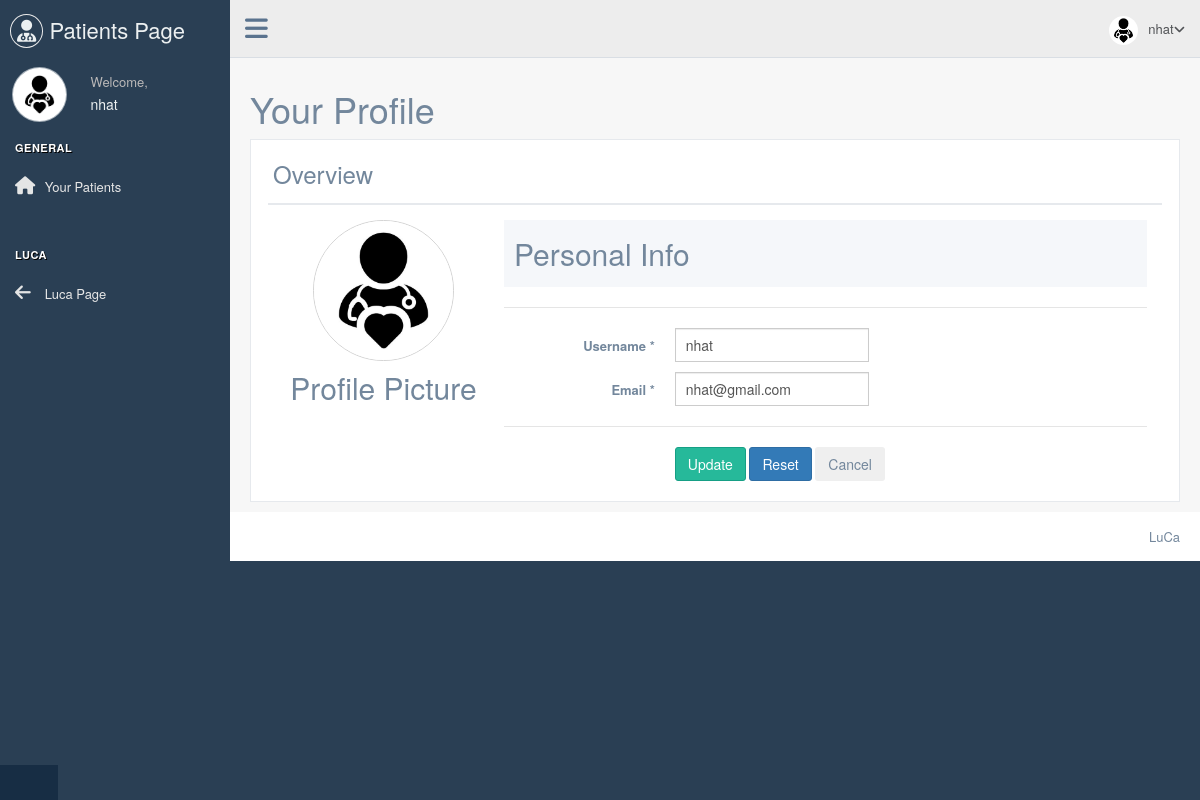
Page /users/profile (signed in) on the committed database.
### app/base/models.py (models this page shows, shortened)
class User(db.Model, UserMixin):
    __tablename__ = 'User'
    id = Column(Integer, primary_key=True)
    username = Column(String(20), unique=True, nullable=False)
    email = Column(String(50), unique=True, nullable=False)
    password = Column(String(60), nullable=False)
    picture = Column(String(20), nullable=False, default='default.jpg')
    patients = db.relationship('Patient', backref='doctor', lazy=True)

### app/users/routes.py (the view, shortened to what this page needs)
@blueprint.route('/profile', methods=['GET', 'POST'])
@login_required
def users_profile():
    form = UpdateAccountForm()
    if 'cancel' in request.form:
        return redirect(url_for('users_blueprint.users_profile'))
    elif request.method == 'GET':
        form.username.data = current_user.username
        form.email.data = current_user.email
    return render_template('users_profile.html', title='Your Profile', form=form)

### app/users/forms.py (shortened to what this page needs)
class UpdateAccountForm(FlaskForm):
    username = StringField('Username', validators=[DataRequired(), Length(min=2, max=20)])
    email = StringField('Email', validators=[DataRequired(), Email()])
    picture = FileField('User Picture')
    submit = SubmitField('Update')
    cancel = SubmitField('Cancel')

### app/__init__.py (called while the page is built)
def configure_database(app):
    @app.before_first_request
    def initialize_database():
        db.create_all()
    @app.teardown_request
    def shutdown_session(exception=None):
        db.session.remove()

def apply_themes(app):
    @app.context_processor
    def override_url_for():
        return dict(url_for=_generate_url_for_theme)
    def _generate_url_for_theme(endpoint, **values):
        if endpoint.endswith('static'):
            themename = values.get('theme', None) or \
                        app.config.get('DEFAULT_THEME', None)
            if themename:
                theme_file = "{}/{}".format(themename, values.get('filename', ''))
                if path.isfile(path.join(app.static_folder, theme_file)):
                    values['filename'] = theme_file
        return url_for(endpoint, **values)
    @app.after_request
    def add_header(response):
        response.cache_control.max_age = 0
        return response

### app/base/models.py (called while the page is built)
@login_manager.user_loader
def user_loader(user_id):
    return User.query.get(int(user_id))

### app/users/templates/users_profile.html (shortened to what this page needs)
{% extends "base_site.html" %}
{% block stylesheets %}
  {{ super() }}
{% endblock stylesheets %}
{% block content %}
  <div class="right_col" role="main">
    <div class="">
      <div class="page-title">
        <div class="title_left">
          <h1>Your Profile</h1>
        </div>
      </div>
      <div class="clearfix"></div>
      <div class="row">
        <div class="col-md-12 col-sm-12 col-xs-12">
          <div class="x_panel">
            <div class="x_title">
              <h3>Overview</h3>
            </div>
            <div class="x_content">
              <form class="form-horizontal form-label-left" id="users-profile" action="" method="POST" enctype="multipart/form-data">
                <div class="col-md-3 col-sm-3 col-xs-12 profile_left">
                  <div class="picture-upload">
                    <img class="picture-now" src="{{ url_for('static', filename='profile_pics/' + current_user.picture) }}" alt="{{ current_user.picture }}"/>
                  </div>
                  <h2 class="text-center">Profile Picture</h2>
                </div>
                <div class="col-md-9 col-sm-9 col-xs-12">
                  <div class="profile_title">
                    <div class="col-md-12">
                      <h2>Personal Info</h2>
                    </div>
                  </div>
                  <div class="ln_solid"></div>
                  <div class="item form-group" >
                    <label class="control-label col-md-3 col-sm-3 col-xs-12">{{ form.username.label }} <span class="required">*</span>
                    </label>
                    <div class="col-md-4 col-sm-4 col-xs-12">
                      {{ form.username(class="form-control col-md-7 col-xs-12") }}
                    </div>
                    <div class="control-label col-md-5 col-sm-5 col-xs-12">
                    </div>
                  </div>
                  <div class="item form-group" >
                    <label class="control-label col-md-3 col-sm-3 col-xs-12">{{ form.email.label }} <span class="required">*</span>
                    </label>
                    <div class="col-md-4 col-sm-4 col-xs-12">
                      {{ form.email(class="form-control col-md-7 col-xs-12") }}
                    </div>
                    <div class="control-label col-md-5 col-sm-5 col-xs-12">
                    </div>
                  </div>
                  <div class="ln_solid"></div>
                  <div class="form-group">
                    <div class="col-md-6 col-md-offset-3">
                      {{ form.submit(class="btn btn-success") }}
                      <button class="btn btn-primary" type="reset">Reset</button>
                      {{ form.cancel(class="btn btn-secondary", formnovalidate=True) }}
                    </div>
                  </div>
                </div>
              </form>
            </div>
          </div>
        </div>
      </div>
    </div>
  </div>
{% endblock content %}

### app/base/templates/site_template/sidebar.html (shortened to what this page needs)
<div class="left_col scroll-view">
  <div class="navbar nav_title" style="border: 0;">
    <a href="{{ url_for('home_blueprint.index') }}" class="site_title"><i class="fa fa-user-md"></i> <span>Patients Page</span></a>
  </div>
  <div class="profile clearfix">
    <div class="profile_pic">
      {% if current_user.picture %}
        <img src="{{ url_for('static', filename='profile_pics/' + current_user.picture) }}" alt="..." class="img-circle profile_img" style="width:55px; height:55px; border-radius:50%;">
      {% else %}
        <img src="{{ url_for('static', filename='profile_pics/default.png') }}" class="img-circle profile_img">
      {% endif %}
    </div>
    <div class="profile_info">
      <span>Welcome,</span>
      <h2> {{ current_user.username }} </h2>
    </div>
  </div>
  <br />
  <div id="sidebar-menu" class="main_menu_side hidden-print main_menu">
    <div class="menu_section">
      <h3>General</h3>
      <ul class="nav side-menu">
        <li><a href="/home/index"><i class="fa fa-home"></i> Your Patients </a>
      </ul>
    </div>
    <div class="menu_section">
      <h3>LuCa</h3>
      <ul class="nav side-menu">
        <li><a href="{{ url_for('base_blueprint.home') }}"><i class="fa fa-arrow-left"></i> Luca Page </a>
        </li>
      </ul>
    </div>
  </div>
  <div class="sidebar-footer hidden-small">
    <a data-toggle="tooltip" data-placement="top" title="Logout" href="login">
      <span class="glyphicon glyphicon-off" aria-hidden="true"></span>
    </a>
  </div>
</div>

### app/base/templates/site_template/top_navigation.html (shortened to what this page needs)
<div class="nav_menu" style="margin-bottom:0;">
  <nav>
    <div class="nav toggle">
      <a id="menu_toggle"><i class="fa fa-bars"></i></a>
    </div>
    <ul class="nav navbar-nav navbar-right">
      <li class="">
        <a href="javascript:;" class="user-profile dropdown-toggle" data-toggle="dropdown" aria-expanded="false">
          {% if current_user.picture %}
            <img src="{{ url_for('static', filename='profile_pics/' + current_user.picture) }}" alt="...">{{ current_user.username }}<span class=" fa fa-angle-down"></span>
          {% else %}
            <img src="{{ url_for('static', filename='profile_pics/default.png') }}">{{ current_user.username }}<span class=" fa fa-angle-down"></span>
          {% endif %}
        </a>
      </li>
    </ul>
  </nav>
</div>

### app/base/static/css/modified.css (style rules this page uses)
.picture-upload { position: relative; width: 70%; border: 1px solid #D3D3D3; border-radius: 50%; margin-left: auto; margin-right: auto; text-align: center; }
.picture-upload:before { content: ""; display: block; padding-top: 100%; }
.picture-now { position: absolute; z-index: 3; width: 100%; height: 100%; border-radius: 50%; top: 0; left: 0; }
.container .row .btn { margin-right: auto; margin-left: auto; }

### rows in the picture
User: picture (placeholder picture), username "nhat", email "nhat@gmail.com"
